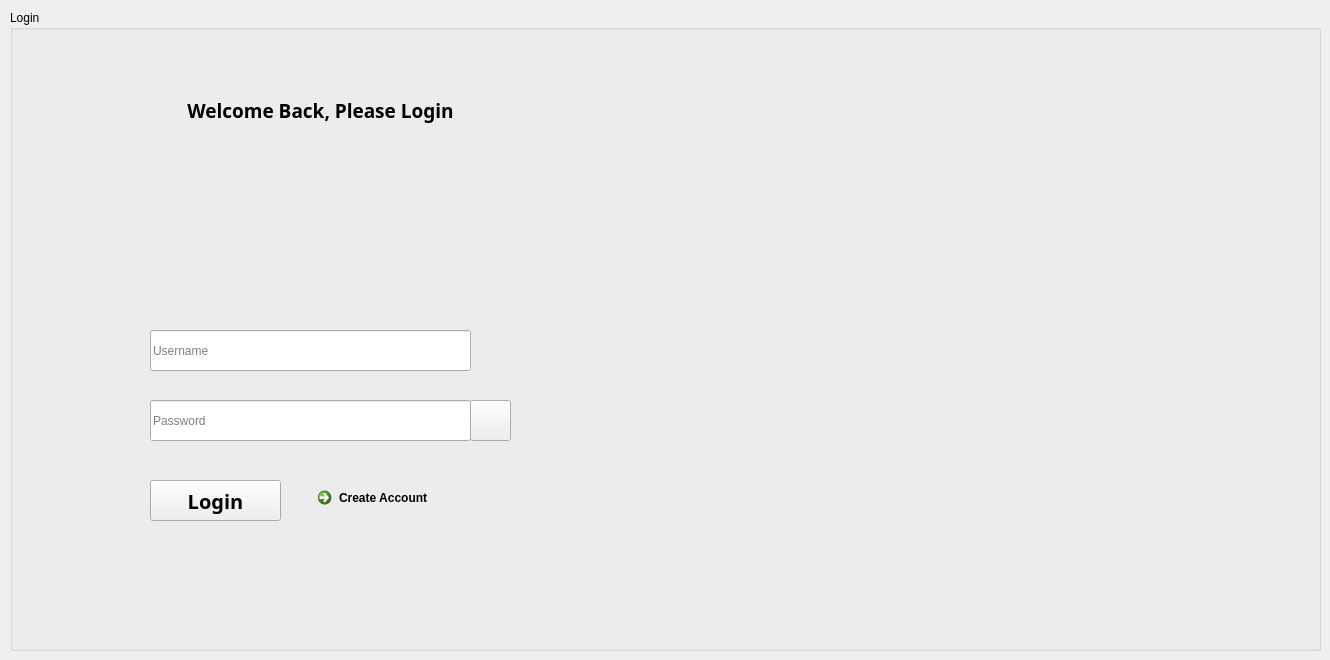
    <widget class="QWidget" name="tab_3">
     <attribute name="title">
      <string>Page</string>
     </attribute>
     <widget class="QGroupBox" name="groupBox">
      <property name="geometry">
       <rect>
        <x>10</x>
        <y>10</y>
        <width>1311</width>
        <height>641</height>
       </rect>
      </property>
      <property name="title">
       <string>Login</string>
      </property>
      <widget class="QPushButton" name="pushButton_login">
       <property name="geometry">
        <rect>
         <x>140</x>
         <y>470</y>
         <width>131</width>
         <height>41</height>
        </rect>
       </property>
       <property name="font">
        <font>
         <family>Segoe MDL2 Assets</family>
         <pointsize>15</pointsize>
         <weight>75</weight>
         <bold>true</bold>
        </font>
       </property>
       <property name="text">
        <string>Login</string>
       </property>
      </widget>
      <widget class="QLineEdit" name="lineEdit_username">
       <property name="geometry">
        <rect>
         <x>140</x>
         <y>320</y>
         <width>321</width>
         <height>41</height>
        </rect>
       </property>
       <property name="placeholderText">
        <string>Username</string>
       </property>
      </widget>
      <widget class="QLineEdit" name="lineEdit_password">
       <property name="geometry">
        <rect>
         <x>140</x>
         <y>390</y>
         <width>321</width>
         <height>41</height>
        </rect>
       </property>
       <property name="echoMode">
        <enum>QLineEdit::Password</enum>
       </property>
       <property name="placeholderText">
        <string>Password</string>
       </property>
      </widget>
      <widget class="QLabel" name="label_26">
       <property name="geometry">
        <rect>
         <x>160</x>
         <y>80</y>
         <width>301</width>
         <height>41</height>
        </rect>
       </property>
       <property name="font">
        <font>
         <family>Segoe MDL2 Assets</family>
         <pointsize>14</pointsize>
         <weight>75</weight>
         <bold>true</bold>
        </font>
       </property>
       <property name="text">
        <string>Welcome Back, Please Login</string>
       </property>
       <property name="alignment">
        <set>Qt::AlignCenter</set>
       </property>
      </widget>
      <widget class="QLabel" name="label_27">
       <property name="geometry">
        <rect>
         <x>780</x>
         <y>110</y>
         <width>411</width>
         <height>351</height>
        </rect>
       </property>
       <property name="text">
        <string/>
       </property>
       <property name="pixmap">
        <pixmap resource="resources.qrc">:/assets/images/login.png</pixmap>
       </property>
      </widget>
      <widget class="QCommandLinkButton" name="commandLinkButton_create_account">
       <property name="geometry">
        <rect>
         <x>300</x>
         <y>470</y>
         <width>171</width>
         <height>41</height>
        </rect>
       </property>
       <property name="text">
        <string>Create Account</string>
       </property>
      </widget>
      <widget class="QLabel" name="label_19">
       <property name="geometry">
        <rect>
         <x>230</x>
         <y>150</y>
         <width>151</width>
         <height>141</height>
        </rect>
       </property>
       <property name="text">
        <string/>
       </property>
       <property name="pixmap">
        <pixmap resource="resources.qrc">:/assets/images/si.png</pixmap>
       </property>
       <property name="scaledContents">
        <bool>true</bool>
       </property>
      </widget>
      <widget class="QPushButton" name="pushButton_h3">
       <property name="geometry">
        <rect>
         <x>460</x>
         <y>390</y>
         <width>41</width>
         <height>41</height>
        </rect>
       </property>
       <property name="text">
        <string/>
       </property>
       <property name="icon">
        <iconset>
         <normaloff>assets/images/view.png</normaloff>assets/images/view.png</iconset>
       </property>
      </widget>
     </widget>
    </widget>
